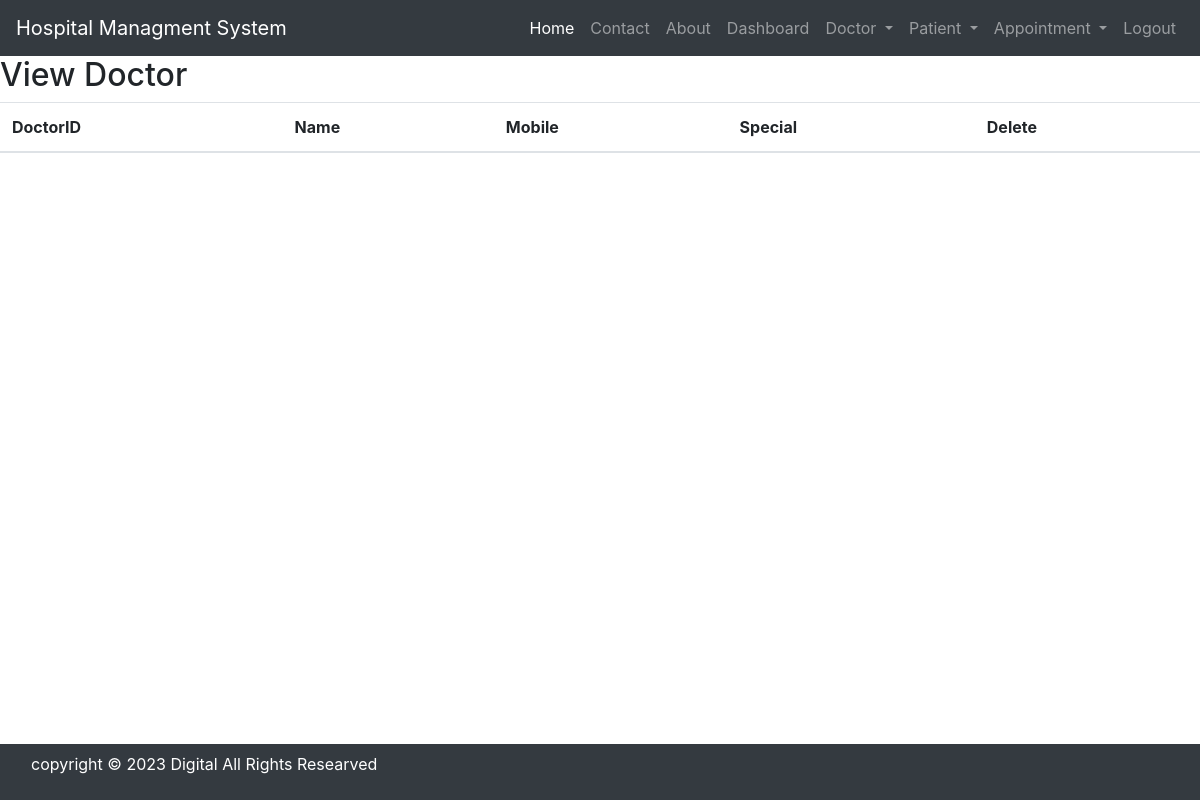
/view_doctor/ (signed in), run on an earlier commit of the app's database.
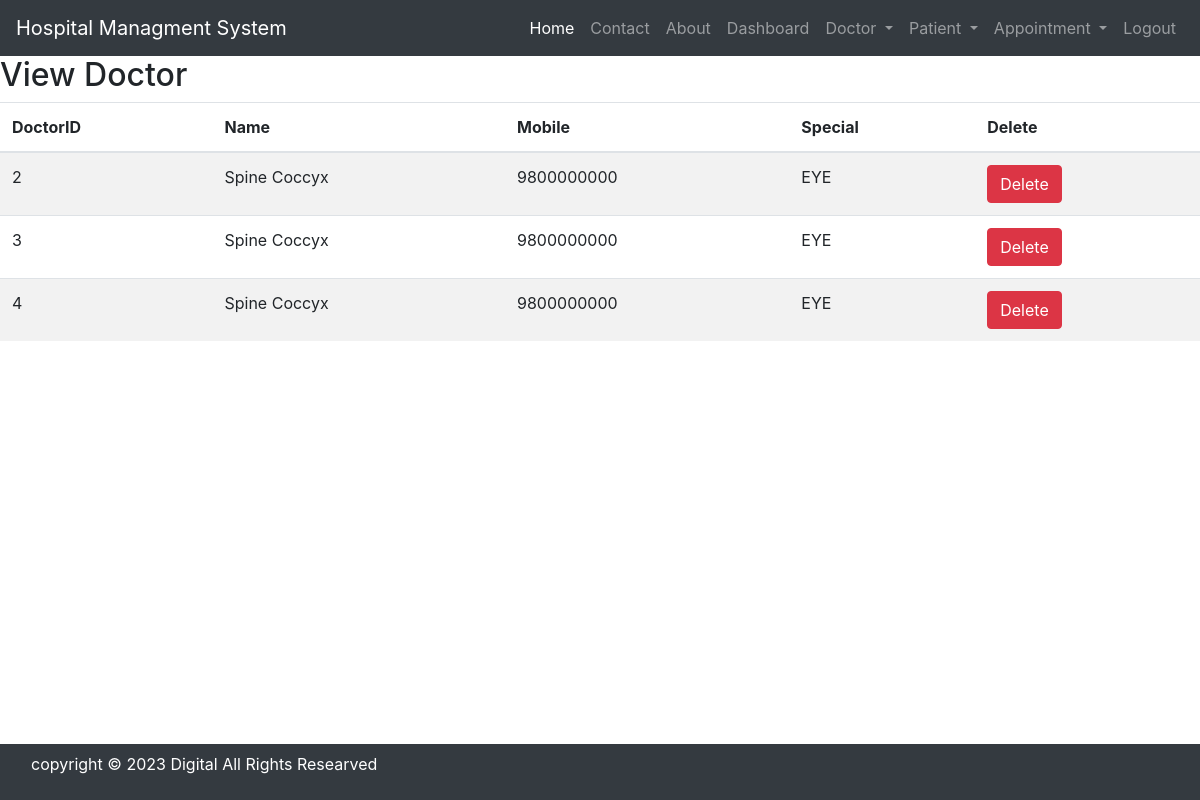
And on a later commit of the database.
### hospital/models.py (models this page shows)
class Doctor(models.Model):
    Name=models.CharField(max_length=100)
    Phone=models.IntegerField()
    Special=models.CharField(max_length=50)

### hospital/views.py (the view)
# urls.py: path('view_doctor/', views.View_doctor, name='view_doctor'),
def View_doctor(request):
    if not request.user.is_staff:
        return redirect('login')
    doc = Doctor.objects.all()
    d={'doc':doc}
    return render(request,'view_doctor.html',d)

### hospital/templates/view_doctor.html
{% include 'base.html' %}
{% load static %}
{% include 'navigation.html' %}
<div>
    <h2>View Doctor</h2>
    <table id="example" class="table table-striped">
        <thead>
            <tr>
                <th>DoctorID</th>
                <th>Name</th>
                <th>Mobile</th>
                <th>Special</th>
                <th>Delete</th>
            </tr>
        </thead>
        <tbody>
            {% for i in doc %}
            <tr>
                <td>{{i.id}}</td>
                <td>{{i.Name}}</td>
                <td>{{i.Phone}}</td>
                <td>{{i.Special}}</td>
                <td>
                    <a href="{% url 'delete_doctor' i.id %}" onclick="return confirm('Are you sure want to delete?')" class="btn btn-danger">Delete</a>
                </td>
            </tr>
            {% endfor%}
        </tbody>
    </table>
</div>
{% include 'footer.html' %}

### hospital/templates/base.html (shortened to what this page needs)
{% load static %}
  <!DOCTYPE html>
  <html lang="en">
    <head>
      <link rel="stylesheet" href="https://cdn.jsdelivr.net/npm/bootstrap@4.6.2/dist/css/bootstrap.min.css">
      <link rel="stylesheet" href="https://use.fontawesome.com/releases/v5.7.0/css/all.css">
      <link rel="stylesheet" href="{% static 'css/mystyle.css' %}">
      <link rel="stylesheet" href="https://cdn.datatables.net/1.13.5/css/jquery.dataTables.min.css">
    <link rel="stylesheet" href="https://cdn.datatables.net/buttons/2.4.1/css/buttons.dataTables.min.css">
    </head>
    <body>
    </body>
  </html>

### hospital/templates/navigation.html (shortened to what this page needs)
<nav class="navbar navbar-expand-lg navbar-dark bg-dark">
    <a class="navbar-brand" href="#">Hospital Managment System</a>
    <div class="collapse navbar-collapse" id="navbarSupportedContent">
      <ul class="navbar-nav ml-auto">
        <li class="nav-item active">
          <a class="nav-link" href="{% url 'home' %}">Home <span class="sr-only">(current)</span></a>
        </li>
        <li class="nav-item">
          <a class="nav-link" href="{% url 'contact' %}">Contact</a>
        </li>
        <li class="nav-item">
            <a class="nav-link" href="{% url 'about' %}">About</a>
          </li>
          {% if request.user.is_staff %}
          <li class="nav-item">
            <a class="nav-link" href="{% url 'dashboard' %}">Dashboard</a>
          </li>
          <li class="nav-item dropdown">
          <a class="nav-link dropdown-toggle" href="#" id="navbarDropdown" role="button" data-toggle="dropdown" aria-haspopup="true" aria-expanded="false">
            Doctor
          </a>
        </li>
        <li class="nav-item dropdown">
          <a class="nav-link dropdown-toggle" href="#" id="navbarDropdown" role="button" data-toggle="dropdown" aria-haspopup="true" aria-expanded="false">
            Patient
          </a>
        </li>
        <li class="nav-item dropdown">
          <a class="nav-link dropdown-toggle" href="#" id="navbarDropdown" role="button" data-toggle="dropdown" aria-haspopup="true" aria-expanded="false">
            Appointment
          </a>
        </li>
        <li class="nav-item">
          <a class="nav-link" href="{% url 'admin_logout' %}">Logout</a>
        </li>
      </ul>
      {% endif %}
    </div>
  </nav>

### hospital/templates/footer.html
<nav class="navbar navbar-expand-sm bg-dark navbar-dark fixed-bottom">
    <div class="footer-bottom">
        <div class="container">
            <div class="row">
                <div class="col-sm-12 text-center">
                    <div class="copyright-text">
                        <p class="text-white text-center">copyright © 2023 Digital All Rights Researved </p>
                    </div>
                </div>
            </div>
        </div>
    </div>
</nav>

What changed in the data, as far as the page shows it:
added Doctor: id "2", Name "Spine Coccyx", Phone "9800000000", Special "EYE"
added Doctor: id "3", Name "Spine Coccyx", Phone "9800000000", Special "EYE"
added Doctor: id "4", Name "Spine Coccyx", Phone "9800000000", Special "EYE"
